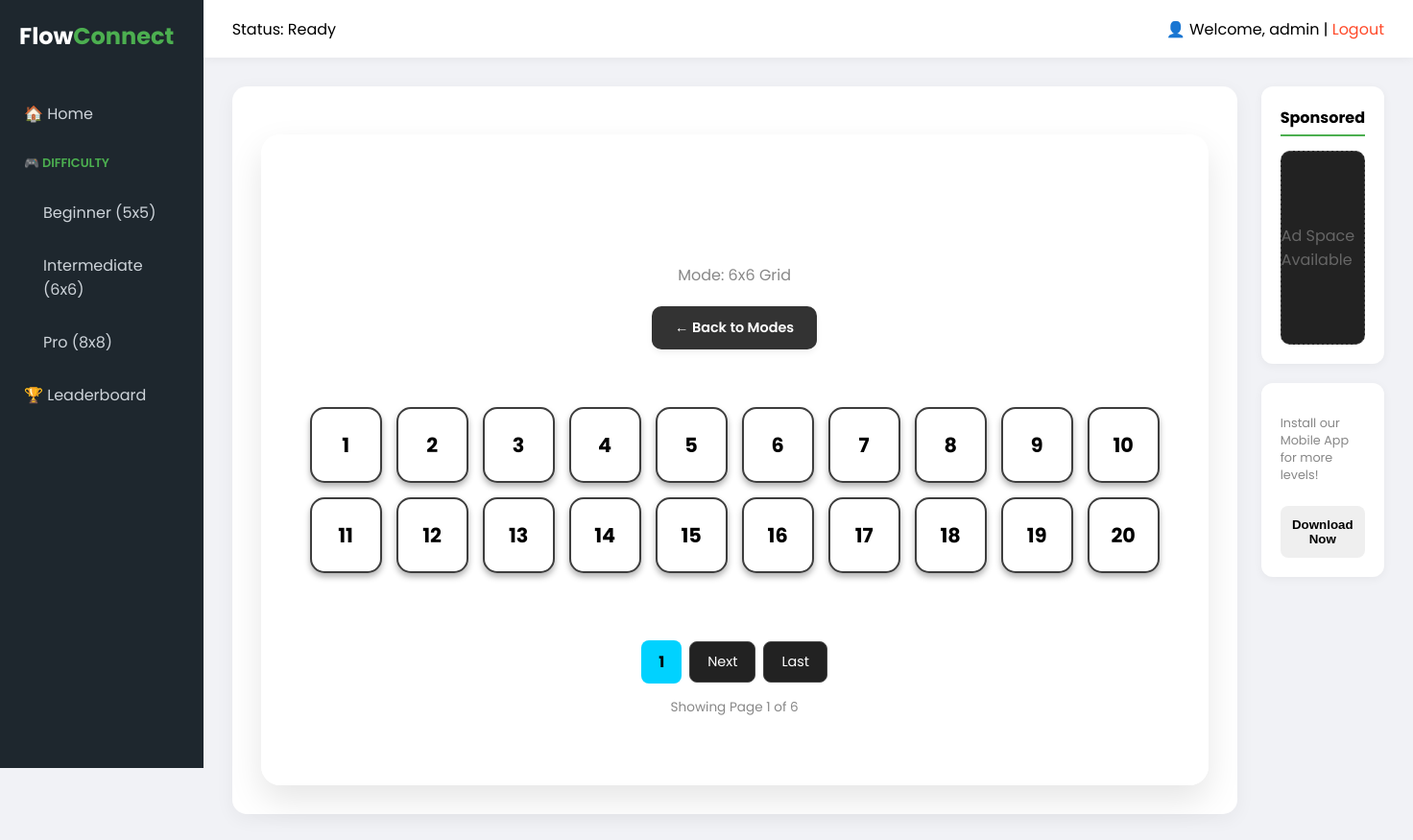
Page /levels/6/ (signed in) on the committed database.
### game/models.py (models this page shows, shortened)
class GameLevel(models.Model):
  DIFFICULTY_CHOICES = [
        (5, 'Beginner (5x5)'),
        (6, 'Medium (6x6)'),
        (8, 'Hard (8x8)'),
    ]
  grid_size = models.IntegerField(choices=DIFFICULTY_CHOICES,default=5)
  level_number = models.IntegerField()
  dot_configuration = models.JSONField(help_text="Paste your JSON dot config here")
  created_at = models.DateTimeField(auto_now_add=True)
  class Meta:
    unique_together = ('grid_size', 'level_number')
    ordering = ['grid_size', 'level_number']

### game/views.py (the view)
# urls.py: path('levels/<int:size>/', views.level_selection_view, name='level_list'),
def level_selection_view(request, size):
    levels = GameLevel.objects.filter(grid_size=size).order_by('level_number')
    completed_levels = PlayersProgress.objects.filter(
        user=request.user,
        grid_size=size
    ).values_list('level_number', flat=True)
    paginator = Paginator(levels,20)
    page_number = request.GET.get("page")
    page_obj = paginator.get_page(page_number)
    labels = {5: "Beginner", 6: "Medium", 8: "Hard"}
    return render(request, 'game/level_selection.html', {
        'levels': page_obj,
        'size': size,
        'difficulty_label': labels.get(size, "Unknown"),
        'completed_levels': completed_levels,
    })

### templates/game/level_selection.html (shortened to what this page needs)
{% extends 'base.html' %}
{% load static %}
{% block extra_css %}
<link rel="stylesheet" href="{% static 'css/game/home.css' %}" />
{% endblock %}
{% block content %}
<div class="game-main-area">
    <div class="level-numbers-container">
        <div class="selection-header">
            <h1 style="font-size: 2.5rem; letter-spacing: 2px; margin-bottom: 5px;">{{ difficulty_label }}</h1>
            <p style="color: #888; margin-bottom: 20px;">Mode: {{ size }}x{{ size }} Grid</p>
            <a href="{% url 'game:home' %}" class="back-btn">← Back to Modes</a>
        </div>
        <div class="numbers-grid">
            {% for lvl in levels %}
                <a href="{% url 'game:play_level' size=lvl.grid_size level=lvl.level_number %}"
                class="level-number-box {% if lvl.level_number in completed_levels %}is-completed{% endif %}">
                    {{ lvl.level_number }}
                </a>
            {% empty %}
                <div style="grid-column: 1 / -1; text-align: center; color: #888; padding: 50px;">
                    <h2>Levels loading...</h2>
                    <p>Bhai, database mein levels check karein.</p>
                </div>
            {% endfor %}
        </div>
        {% if levels.paginator.num_pages > 1 %}
        <div class="pagination-wrapper">
            <div class="pagination-controls">
                <span class="pg-current">{{ levels.number }}</span>
                {% if levels.has_next %}
                    <a href="?page={{ levels.next_page_number }}" class="pg-btn">Next</a>
                    <a href="?page={{ levels.paginator.num_pages }}" class="pg-btn">Last</a>
                {% endif %}
            </div>
            <div class="pg-info">
                Showing Page {{ levels.number }} of {{ levels.paginator.num_pages }}
            </div>
        </div>
        {% endif %}
    </div>
</div>
{% endblock %}

### templates/base.html (shortened to what this page needs)
{% load static %}
<!DOCTYPE html>
<html lang="en">
<head>
    <link rel="stylesheet" href="{% static 'css/base.css' %}">
    {% block extra_css %}{% endblock %}
</head>
<body>
    <div class="app-wrapper">
        <aside class="sidebar">
            <div class="sidebar-header">
                <a href="/" class="nav-logo">Flow<span>Connect</span></a>
            </div>
            <ul class="sidebar-links">
                <li><a href="/">🏠 Home</a></li>
                <li class="sidebar-dropdown">
                    <span class="dropdown-title">🎮 Difficulty</span>
                    <ul class="dropdown-menu">
                        <li><a href="#" onclick="changeDifficulty(5)">Beginner (5x5)</a></li>
                        <li><a href="#" onclick="changeDifficulty(6)">Intermediate (6x6)</a></li>
                        <li><a href="#" onclick="changeDifficulty(8)">Pro (8x8)</a></li>
                    </ul>
                </li>
                <li><a href="#">🏆 Leaderboard</a></li>
            </ul>
        </aside>
        <div class="main-layout">
            <header class="top-nav">
                <div class="status-bar">
                    Status: <span id="game-status">Ready</span>
                </div>
                <div class="user-profile">
                    {% if user.is_authenticated %}
                        👤 Welcome, {{ user.username }} |
                        <a href="{% url 'user:logout' %}" style="color: #ff4b2b; text-decoration: none;">Logout</a>
                    {% else %}
                        <a href="{% url 'user:login' %}" class="btn-action" style="padding: 5px 15px;">Login</a>
                        <a href="{% url 'user:signup' %}" class="btn-action" style="padding: 5px 15px;">Signup</a>
                    {% endif %}
                </div>
            </header>
            <main class="content-body">
                <div class="game-container-flex">
                    <div class="game-board-area">
                        {% block content %}{% endblock %}
                    </div>
                    <div class="game-options-panel">
                        {% block side_panel %}
                        <div class="option-card advertisement">
                            <h3>Sponsored</h3>
                            <div style="background: #222; height: 200px; display: flex; align-items: center; justify-content: center; border-radius: 10px; border: 1px dashed #555;">
                                <p style="color: #666;">Ad Space Available</p>
                            </div>
                        </div>
                        <div class="option-card advertisement">
                            <p style="font-size: 0.8rem; color: #888;">Install our Mobile App for more levels!</p>
                            <button class="btn-action">Download Now</button>
                        </div>
                        {% endblock %}
                    </div>
                </div>
            </main>
        </div>
    </div>
</body>
</html>

### static/css/base.css (style rules this page uses)
:root { --primary: #4CAF50; --dark: #1e272e; --bg-light: #f1f2f6; --sidebar-w: 250px; }
body { margin: 0; font-family: 'Poppins', sans-serif; background: var(--bg-light); }
.app-wrapper { display: flex; min-height: 100vh; }
.sidebar { width: var(--sidebar-w); background: var(--dark); color: white; position: sticky; top: 0; height: 100vh; }
.nav-logo { font-size: 1.5rem; color: white; text-decoration: none; font-weight: 700; display: block; padding: 20px; }
.nav-logo span { color: var(--primary); }
.sidebar-links { list-style: none; padding: 0; }
.sidebar-links li a, .dropdown-title { padding: 15px 25px; display: block; color: #ced4da; text-decoration: none; cursor: pointer; }
.dropdown-title { color: var(--primary); font-size: 0.8rem; text-transform: uppercase; font-weight: 600; }
.dropdown-menu { list-style: none; padding-left: 20px; }
.main-layout { flex: 1; display: flex; flex-direction: column; }
.top-nav { height: 60px; background: white; display: flex; justify-content: space-between; align-items: center; padding: 0 30px; box-shadow: 0 2px 10px rgba(0,0,0,0.05); }
.content-body { padding: 30px; flex: 1; }
.game-container-flex { display: flex; gap: 25px; align-items: flex-start; }
.game-board-area { flex: 2.5; background: white; padding: 30px; border-radius: 15px; box-shadow: 0 5px 20px rgba(0,0,0,0.05); min-height: 500px; display: flex; justify-content: center; align-items: center; }
.game-options-panel { flex: 1; display: flex; flex-direction: column; gap: 20px; }
.option-card { background: white; padding: 20px; border-radius: 12px; box-shadow: 0 2px 10px rgba(0,0,0,0.05); }
.option-card h3 { margin: 0 0 15px 0; font-size: 1rem; border-bottom: 2px solid var(--primary); padding-bottom: 5px; }
.btn-action { width: 100%; padding: 12px; margin-top: 10px; border: none; border-radius: 8px; font-weight: 600; cursor: pointer; }

### static/css/game/home.css (style rules this page uses)
.numbers-grid { display: grid; grid-template-columns: repeat(10, 1fr); gap: 10px; max-width: 500px; margin: 20px auto; }
.level-numbers-container { background: rgba(255, 255, 255, 0.9); backdrop-filter: blur(10px); padding: 30px; border-radius: 20px; box-shadow: 0 15px 35px rgba(0,0,0,0.1); border: 1px solid rgba(255, 255, 255, 0.5); margin-top: 20px; }
.numbers-grid { display: grid; grid-template-columns: repeat(auto-fill, minmax(45px, 1fr)); gap: 12px; margin-top: 25px; }
.back-btn { background: #ffffff; color: #2d3436; border: 2px solid #f1f2f6; padding: 10px 20px; border-radius: 50px; font-weight: 600; font-size: 0.9rem; cursor: pointer; display: inline-flex; align-items: center; gap: 8px; transition: all 0.3s cubic-bezier(0.4, 0, 0.2, 1); box-shadow: 0 4px 6px rgba(0, 0, 0, 0.05); }
.back-btn::before { content: ''; transition: transform 0.3s ease; }

### templates/game/level_selection.html (style rules this page uses)
.numbers-grid { display: grid; grid-template-columns: repeat(auto-fill, minmax(75px, 1fr)); gap: 15px; padding: 20px; max-width: 900px; margin: 0 auto; }
.level-number-box { display: flex; align-items: center; justify-content: center; background: white; color: black; text-decoration: none; height: 75px; border-radius: 15px; font-weight: 700; font-size: 1.3rem; transition: all 0.3s cubic-bezier(0.4, 0, 0.2, 1); border: 2px solid #3d3d3d; box-shadow: 0 4px 6px rgba(0,0,0,0.3); }
.selection-header { text-align: center; margin-bottom: 40px; color: white; }
.back-btn { background: #333; color: white; border: none; padding: 12px 24px; border-radius: 10px; cursor: pointer; text-decoration: none; display: inline-block; font-weight: 600; transition: 0.2s; }
.pagination-wrapper { margin-top: 50px; padding-bottom: 40px; display: flex; flex-direction: column; align-items: center; gap: 15px; }
.pagination-controls { display: flex; align-items: center; gap: 8px; }
.pg-btn { background: #222; color: #fff; padding: 10px 18px; border-radius: 8px; text-decoration: none; font-size: 0.9rem; border: 1px solid #444; transition: 0.3s; }
.pg-current { background: #00d2ff; color: #000; padding: 10px 18px; border-radius: 8px; font-weight: bold; }
.pg-info { color: #888; font-size: 0.85rem; }
.level-number-box { position: relative; transition: all 0.3s ease; }

### rows in the picture
GameLevel: level_number "1"
GameLevel: level_number "2"
GameLevel: level_number "3"
GameLevel: level_number "4"
GameLevel: level_number "5"
GameLevel: level_number "6"
GameLevel: level_number "7"
GameLevel: level_number "8"
GameLevel: level_number "9"
GameLevel: level_number "10"
GameLevel: level_number "11"
GameLevel: level_number "12"
GameLevel: level_number "13"
GameLevel: level_number "14"
GameLevel: level_number "15"
GameLevel: level_number "16"
GameLevel: level_number "17"
GameLevel: level_number "18"
GameLevel: level_number "19"
GameLevel: level_number "20"

### other values in the picture
{{ user.username }} "admin"
{{ size }} "6"
{{ levels.number }} "1"
{{ levels.paginator.num_pages }} "6"
